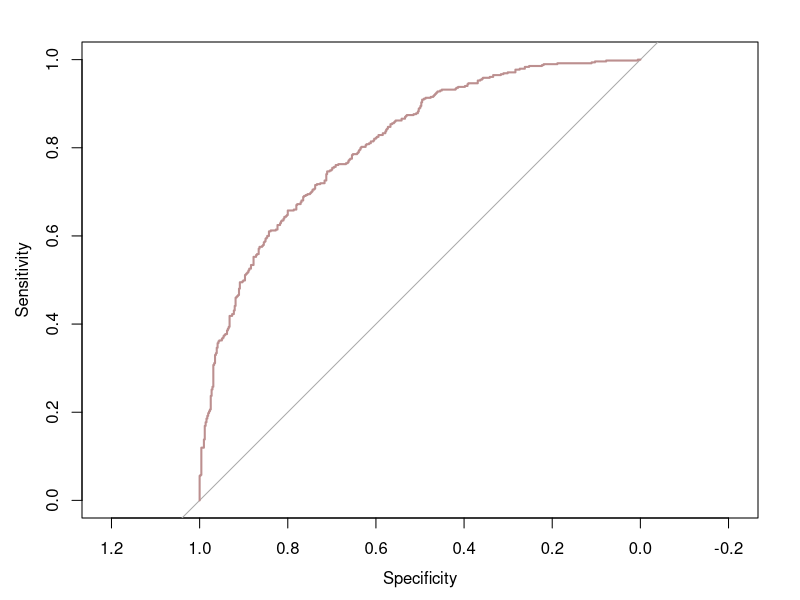
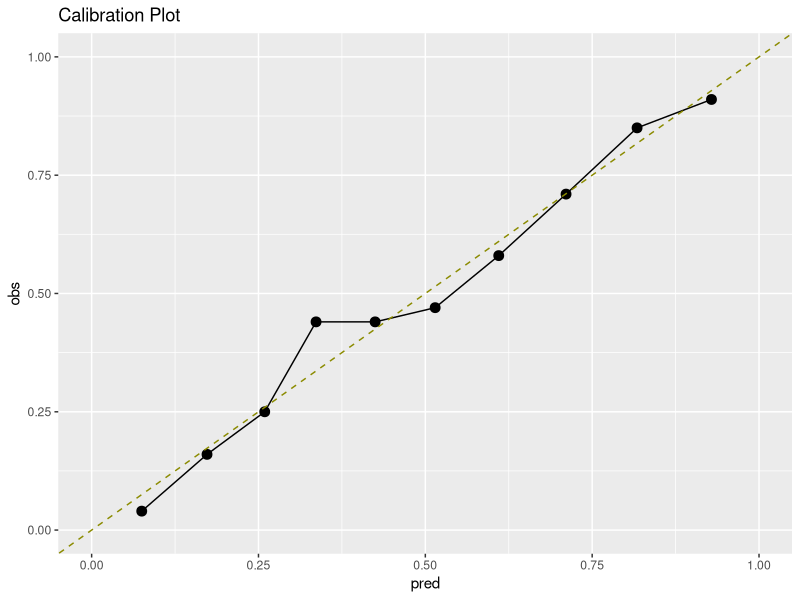

Write R code to recreate these figures, in order.
## ---- chunk 1
knitr::opts_chunk$set(echo = TRUE)
library(MASS)
library(pROC)
library(dplyr)
## ---- chunk 2

simulate_logit <- function(N, P, rho, beta_pattern) {
  
  # Predictor distribution 
  # Correlation = rho (0 or 0.5)
  Sigma <- matrix(rho, P, P)
  diag(Sigma) <- 1
  
  X <- mvrnorm(n = N, mu = rep(0, P), Sigma = Sigma)
  
  # Predictor effects 
  if (beta_pattern == "equal") {
    beta <- rep(0.5, P)
    
  } else if (beta_pattern == "strong") {
    beta <- c(1.0, rep(0.2, P-1))      # 1 strong effect
    
  } else if (beta_pattern == "noise") {
    beta <- c(0, rep(0.3, P-1))        # first predictor is noise
    
  } else if (beta_pattern == "halfnoise") {
    beta <- c(rep(0, P/2), rep(0.3, P/2))  # first half noise
  
  } else {
    stop("Unknown beta pattern")
  }
  
  # Linear predictor + logistic link
  eta <- X %*% beta
  pi  <- 1/(1 + exp(-eta))
  
  # Binary outcome from Bernoulli
  y <- rbinom(N, size = 1, prob = pi)
  
  data.frame(y = y, X)
}

## ---- chunk 3
fit_logistic_mle <- function(dat) {
  glm(y ~ ., data = dat, family = binomial)
}

## ---- chunk 4
evaluate_model <- function(fit, dat) {
  
  probs <- predict(fit, type = "response")
  
  auc_val <- auc(dat$y, probs)
  brier <- mean((dat$y - probs)^2)
  
  tibble::tibble(
    # AUC: Area Under the ROC Curve
    AUC = as.numeric(auc_val),
    # brier: measure of the accuracy of probabilistic predictions
    Brier = brier
  )
}

## ---- chunk 5
P_vals <- c(4, 8, 12)
rho_vals <- c(0, 0.5)
beta_patterns <- c("equal", "strong", "noise", "halfnoise")

results <- list()
iter <- 1

for (P in P_vals) {
  for (rho in rho_vals) {
    for (bp in beta_patterns) {
      
      # One simulation run
      dat <- simulate_logit(N = 1000, P = P, rho = rho, beta_pattern = bp)
      
      # Maximum likelihood fit
      fit <- fit_logistic_mle(dat)
      
      # Evaluate predictive performance
      perf <- evaluate_model(fit, dat)
      
      # Save results
      results[[iter]] <- cbind(
        P = P,
        rho = rho,
        beta_pattern = bp,
        perf
      )
      
      iter <- iter + 1
    }
  }
}

final_results <- bind_rows(results)
knitr::kable(final_results)

## ---- chunk 6
roc_obj <- roc(dat$y, predict(fit, type="response"))
plot(roc_obj, col="rosybrown", lwd=2)

## ---- chunk 7
library(ggplot2)

cal_df <- dat %>%
  mutate(prob = predict(fit, type="response"),
         decile = ntile(prob, 10)) %>%
  group_by(decile) %>%
  summarize(obs = mean(y), pred = mean(prob))

ggplot(cal_df, aes(pred, obs)) +
  geom_point(size = 3) +
  geom_line() +
  geom_abline(slope = 1, intercept = 0, color = "yellow4", lty = 2) +
  ylim(0,1) + xlim(0,1) +
  ggtitle("Calibration Plot")

